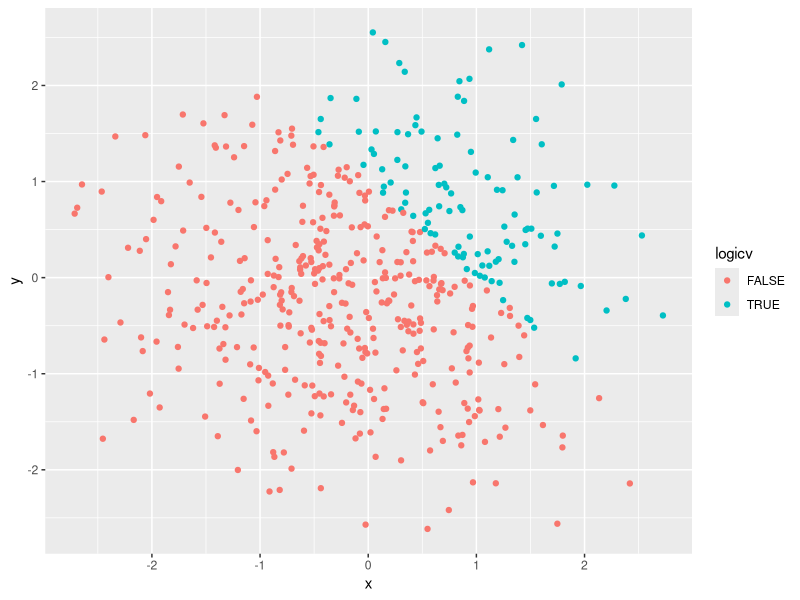
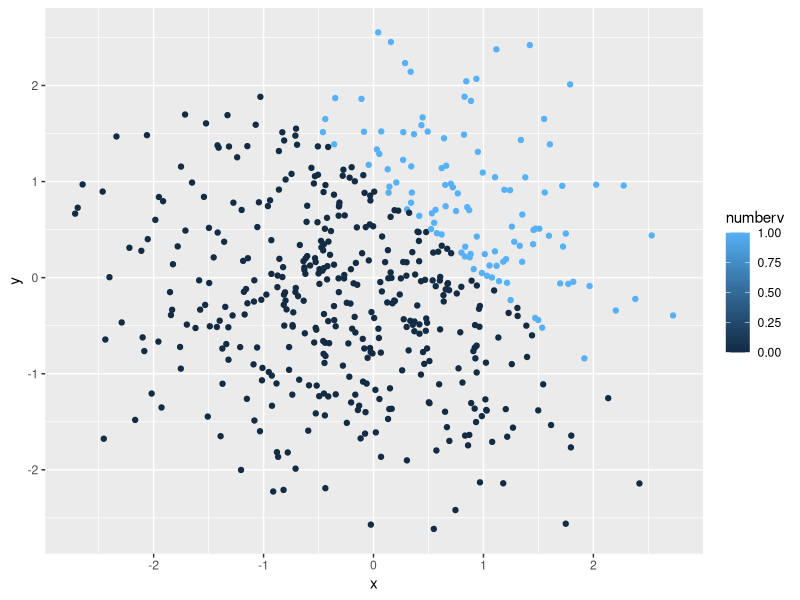
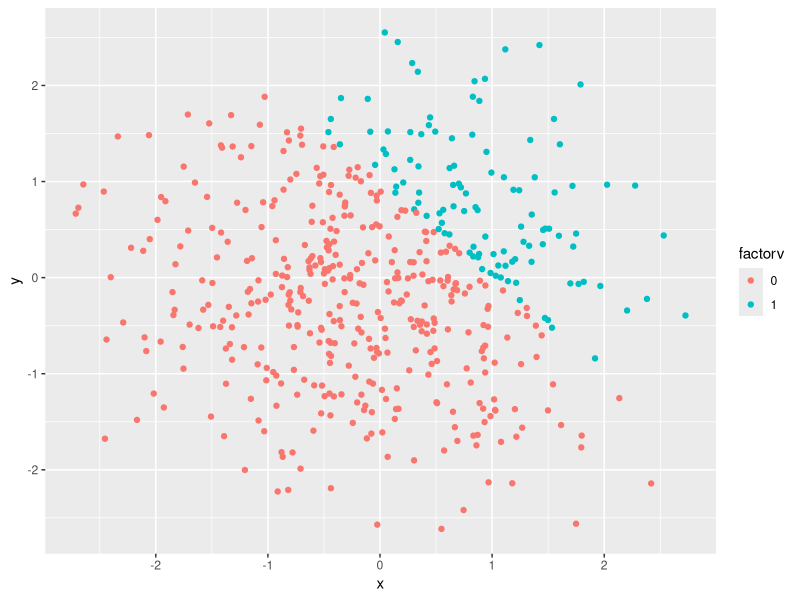
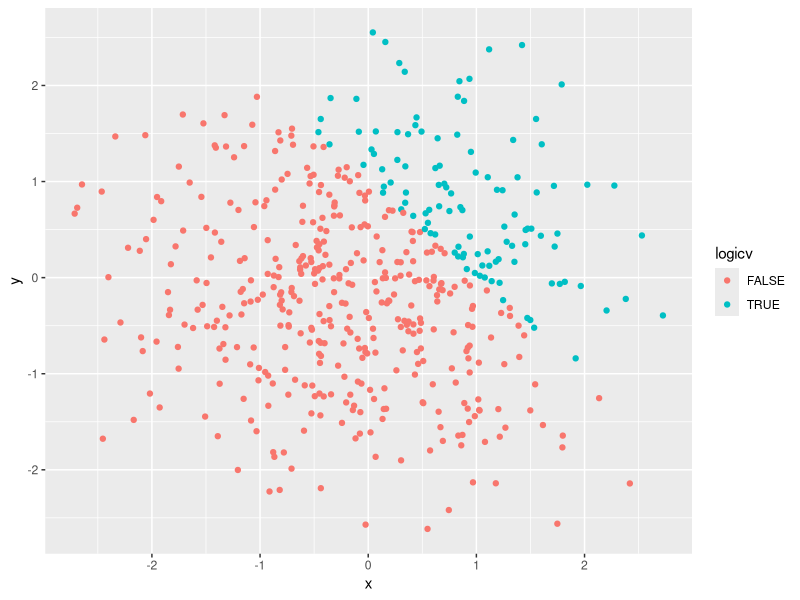

Write the R code that produced these figures, in order.
## ---- chunk 1
knitr::opts_chunk$set(echo = TRUE)
## ---- chunk 2
library(tidyverse)
library(tibble)
## ---- chunk 3
set.seed(10)
hw1_df = tibble(
  sharks = rnorm(8),
  positive = sharks > 0, 
  species = c("White", "Tiger", "Nurse", "Bull", "Whale", "Lemon", "Hammerhead",   "Mako"),
  aggression = factor(c("High", "High", "Low", "High", "Low", "High", "Medium", "Medium"))
)

mean(pull(hw1_df, sharks))
#The mean was taken properly
mean(pull(hw1_df, positive))
#The mean was taken properly
mean(pull(hw1_df, species))
#The mean was unable to be taken
mean(pull(hw1_df, aggression))
#The mean was unable to be taken
## ---- chunk 4
#Convert the logical vector to a numeric vector, then multiply the random sample by the result
as.numeric(pull(hw1_df, positive))*(pull(hw1_df, sharks))
#Convert the logical vector to a factor vector, then multiply the random sample by the result
as.factor(pull(hw1_df, positive))*(pull(hw1_df, sharks))
#Convert the logical vector to a factor factor, then convert the result to numeric, then multiply the random sample by the result
as.numeric(as.factor(pull(hw1_df, positive)))*(pull(hw1_df, sharks))

#The result was not meaningful for the factors, they were assigned values of NA

## ---- chunk 5
set.seed(500)
part2_df = tibble(
  x = rnorm(500),
  y = rnorm(500),
  logicv = x + y > 1,
  numberv = as.numeric(logicv),
  factorv = as.factor(numberv)
)

## ---- chunk 6
#Scatter plot with colors corresponding to the logical vector
ggplot(part2_df, aes(x = x, y = y, color=logicv)) + geom_point()
ggsave("scatter_plot1.pdf")
#Scatter plot with colors corresponding to the numeric vector
ggplot(part2_df, aes(x = x, y = y, color=numberv)) + geom_point()
#Scatter plot with colors corresponding to the factor vector
ggplot(part2_df, aes(x = x, y = y, color=factorv)) + geom_point()

#The distribution appeared the same for all three plots. The colors appeared the same only for the plots corresponding to the logical and factor vector. For the plot with colors corresponding to the numeric vector, there was a scale of color rather than 2 single options of red or blue. 

